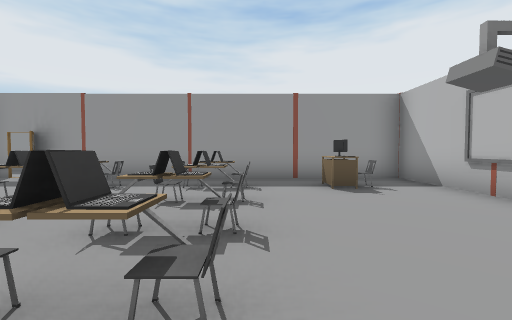
[1] (above)

12 first-person views from a walk through a Unity game level. The camera is 1.4 m above the floor, tilts 2° down and sees 90° across. Doors are open. The floor is counted in squares, 2 m on a side. Each view is taken from the middle of a square. On the plan, view 1 faces up. The plan holds only what a view shows up to about 9 squares ahead; the rest is blank. The player character is not drawn. Some animated figures are left out.

[2]
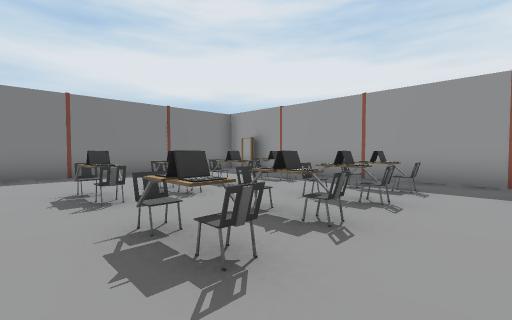

[3]
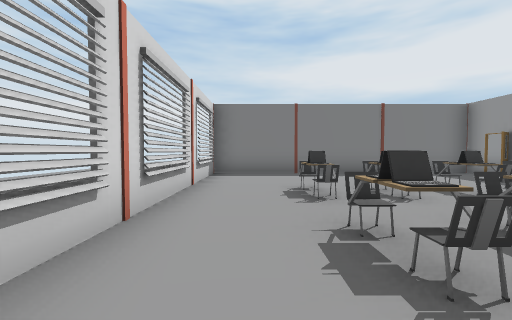

[4]
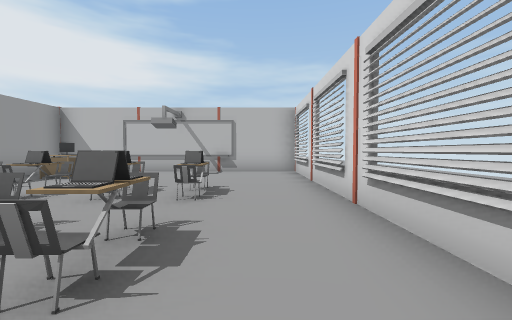

[5]
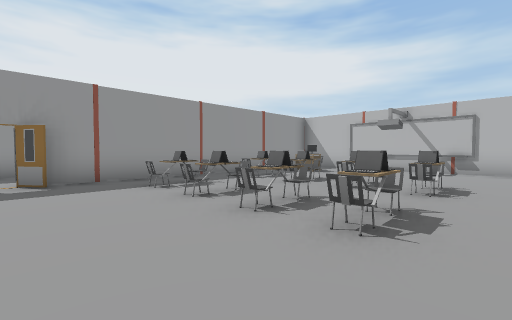

[6]
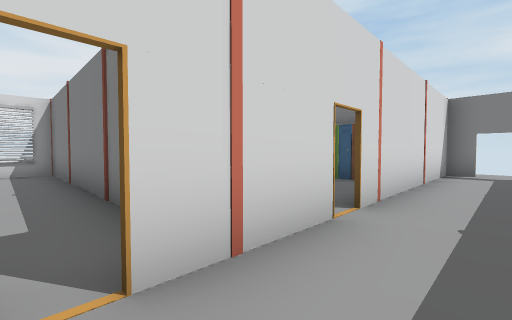

[7]
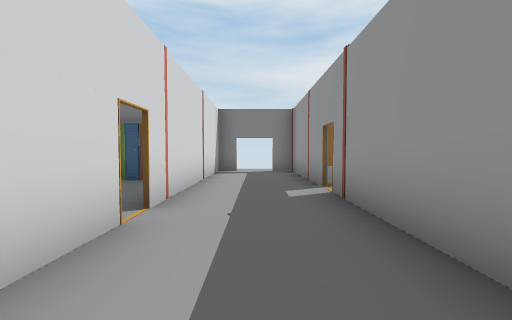

[8]
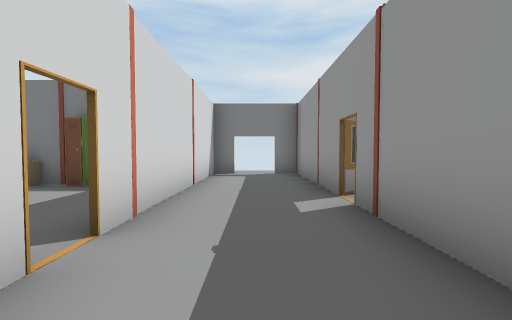

[9]
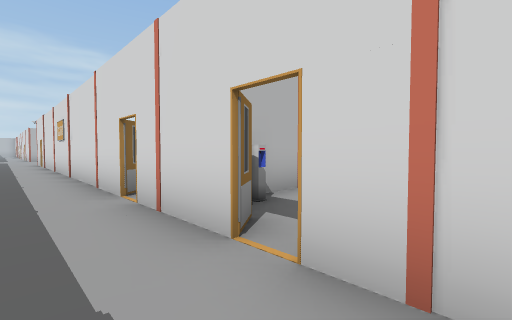

[10]
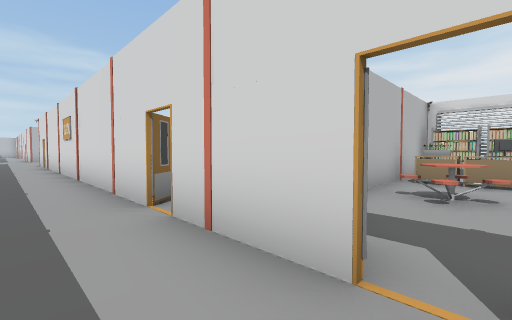

[11]
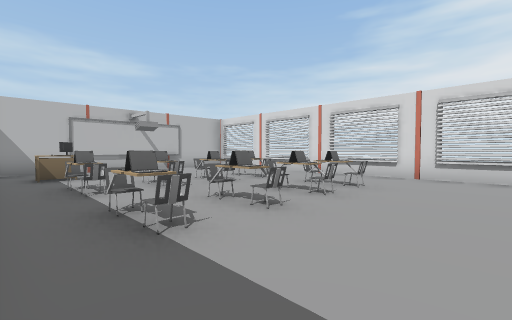

[12]
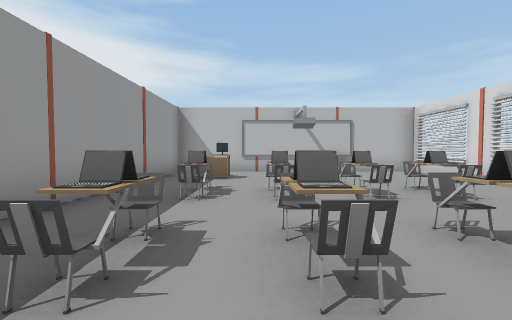

### Floor plan
Points are (right, up) in squares from view 1. A wall is a line through its corners. A room is listed if a view was taken in it or the views show most of it. See-through windows are left out.
Room 1 (views 1, 2, 3, 4, 5, 6, 7, 8, 10, 11, 12)
walls: (-7.1, 4.5) (-7.1, -1.3) (3.7, -1.3) (3.7, 6.6) (-4.5, 6.6); (-5.6, 9.3) (-9.5, 9.3)
ways out: opening at (-9, 8) to room 2; opening at (-5, 8) to room 2
objects: other object (-9, 7) to (-8, 7); other object (-7, 5); other object (-5, 7); chair (-4, 2) to (-3, 2); chair (-4, 4) to (-3, 4); chair (-4, 5) to (-3, 5); chair (-3, 1); chair (-1, 1) to (0, 1); chair (-1, 2) to (0, 2); chair (-1, 4) to (0, 4); chair (-1, 5) to (0, 5); other object (2, 5)
Room 2 (view 9)
walls: (-4.6, 6.7) (0.5, 6.7); (-12.4, 9.3) (-15, 9.3); (-15, 6.7) (-9.6, 6.7)
ways out: opening at (-9, 8) to room 1; opening at (-5, 8) to room 1; opening at (1, 8.5); open door at (-15, 8)
objects: other object (-12, 9) to (-10, 10)

Positions as (right, up) in squares from view 1, and headings:
1: (0, 0), facing up
2: (1, 0), facing up-left
3: (1, 0), facing left
4: (-5, 0), facing right
5: (-6, 0), facing up-right
6: (-6, 8), facing down-left
7: (-6, 8), facing left
8: (-7, 8), facing left
9: (-10, 8), facing down-right
10: (-9, 8), facing down-right
11: (-6, 6), facing down-right
12: (-5, 4), facing right
